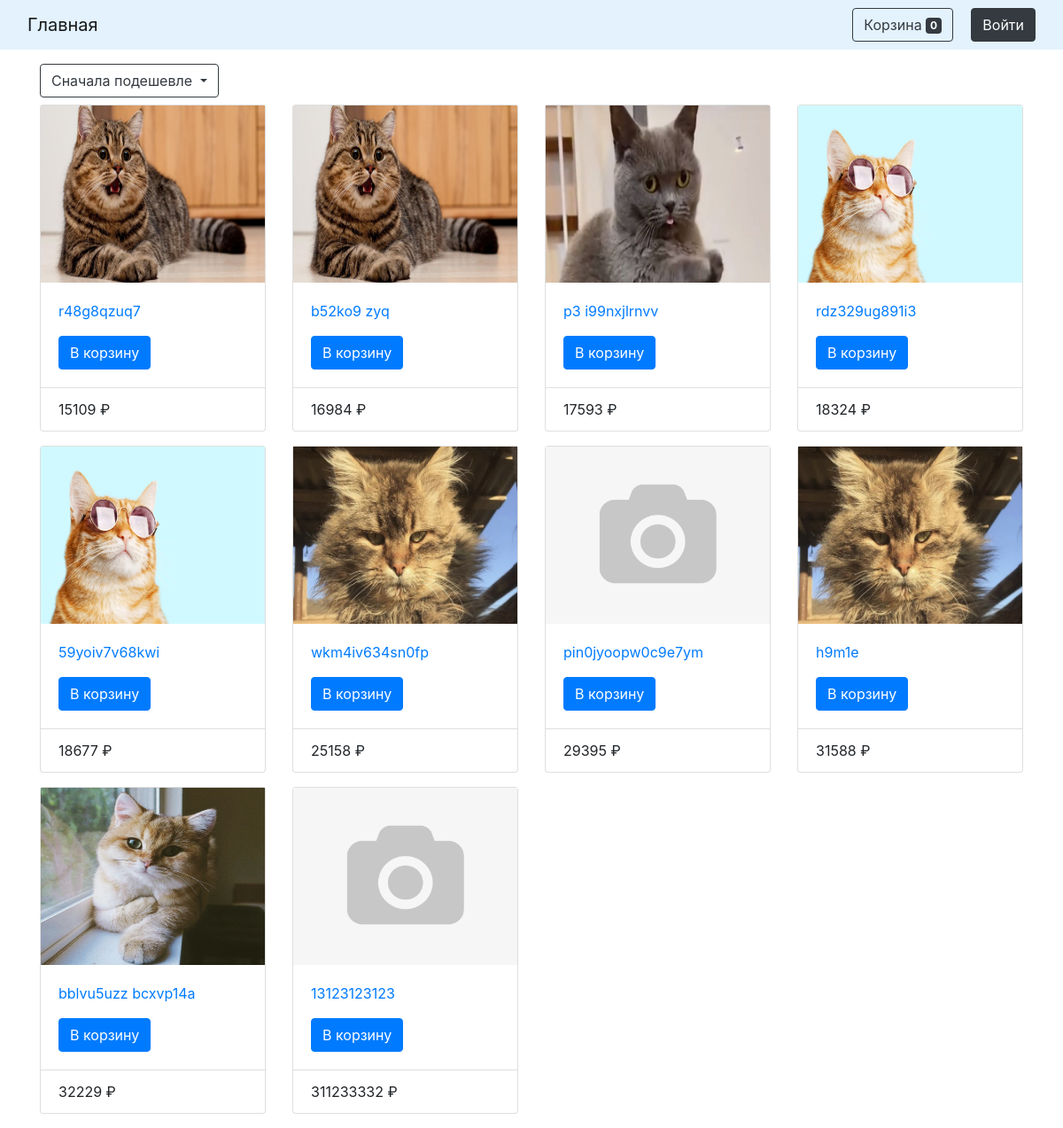
The app's page /sorted_by_low_price with its own data.
### data/products.py (models this page shows)
class Product(SqlAlchemyBase):
    __tablename__ = 'products'
    id = sqlalchemy.Column(sqlalchemy.Integer, index=True,
                           primary_key=True, autoincrement=True)
    image = sqlalchemy.Column(sqlalchemy.String, nullable=True, default="default.png")
    name = sqlalchemy.Column(sqlalchemy.String, nullable=False, default="")
    price = sqlalchemy.Column(sqlalchemy.Integer, nullable=False, default=0)
    description = sqlalchemy.Column(sqlalchemy.Text, default="Описание отсутствует")

### main.py (the view)
@app.route('/sorted_by_low_price', methods=['GET', 'POST'])
def sorted_by_low_price():
    db_sess = db_session.create_session()
    lst_products = db_sess.query(Product).all()
    lst_products.sort(key=lambda x: int(x.price))
    db_sess.close()
    return render_template('index.html', title='Домашняя страница',
                           page="home", lst_products=lst_products, active_sort="Сначала подешевле",
                           count_product=count_products)

### data/db_session.py (called while the page is built)
def create_session() -> Session:
    global __factory
    return __factory()

### main.py (called while the page is built)
@app.before_request
def before_request():
    session.permanent = True
    app.permanent_session_lifetime = timedelta(days=31)

### templates/index.html (shortened to what this page needs)
{% extends "base.html" %}
{% block content %}
{% if page == "home" %}
<div class="dropdown">
    <button class="btn btn-outline-dark dropdown-toggle" type="button" id="dropdownMenuButton" data-toggle="dropdown"
            aria-haspopup="true" aria-expanded="false">
        {{active_sort}}
    </button>
</div>
{% endif %}
<div class="row row-cols-1 row-cols-md-4 g-4 mt-2">
    {% for product in lst_products %}
    <div class="col">
        <div class="card mb-3">
            <img src="/static/img/{{product.image}}" height="200" class="image" >
            <div class="card-body">
                <p class="card-text"><a class="text" href="/product/{{ product.id }}">{{ product.name }}</a></p>
                {% if page == "home" %}
                <a href="/add_to_cart/{{ product.id }}" class="btn btn-primary">В корзину</a>
                {% elif page == "cart" %}
                <a href="/delete_from_cart/{{ product.id }}" class="btn btn-danger">Удалить</a>
                {% endif %}
            </div>
            <div class="card-footer bg-transparent">{{product.price}} ₽</div>
        </div>
    </div>
    {% endfor %}
</div>
{% endblock %}

### records on screen
Product: image (picture), name "r48g8qzuq7", price "15109"
Product: image (picture), name "b52ko9 zyq", price "16984"
Product: image (picture), name "p3 i99nxjlrnvv", price "17593"
Product: image (picture), name "rdz329ug891i3", price "18324"
Product: image (picture), name "59yoiv7v68kwi", price "18677"
Product: image (picture), name "wkm4iv634sn0fp", price "25158"
Product: image (placeholder picture), name "pin0jyoopw0c9e7ym", price "29395"
Product: image (picture), name "h9m1e", price "31588"
Product: image (picture), name "bblvu5uzz bcxvp14a", price "32229"
Product: image (placeholder picture), name "13123123123", price "311233332"

### other values on screen
{{ count_product }} "0"
{{ active_sort }} "Сначала подешевле"
